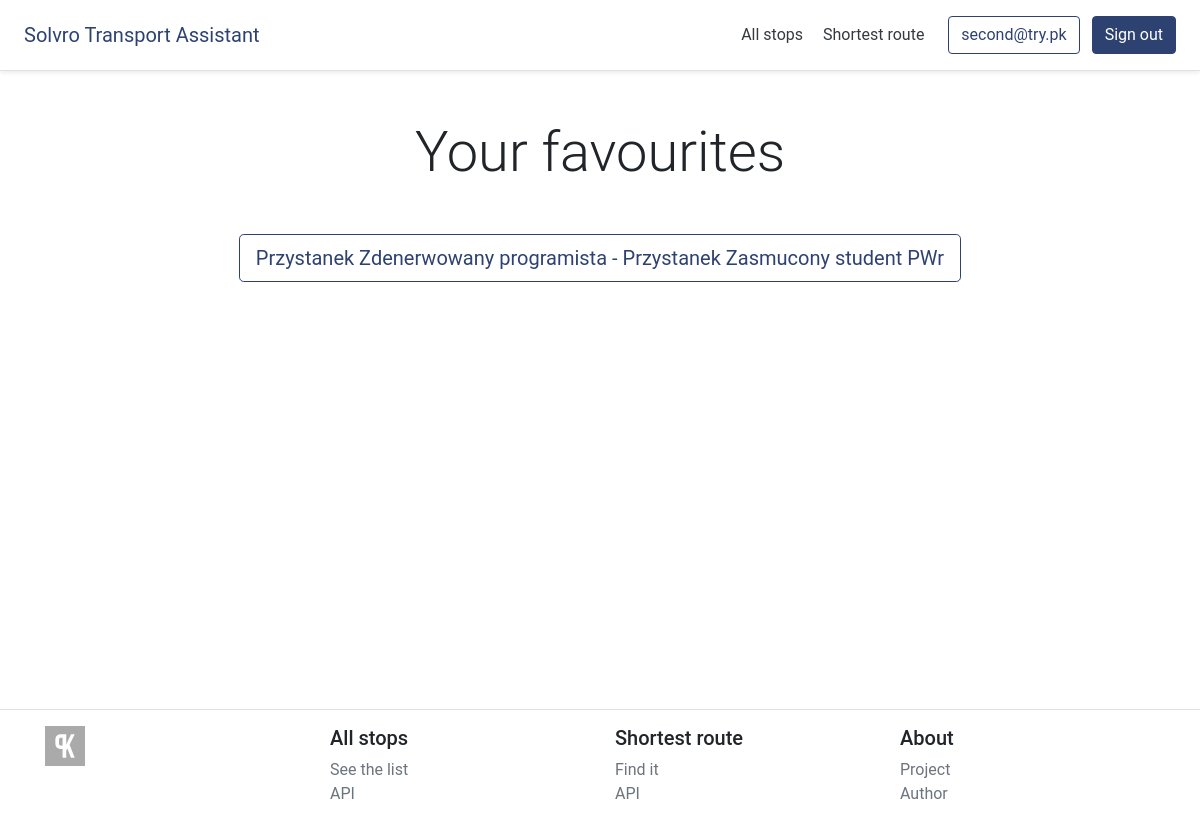
/favourites (signed in), run on an earlier commit of the app's database.
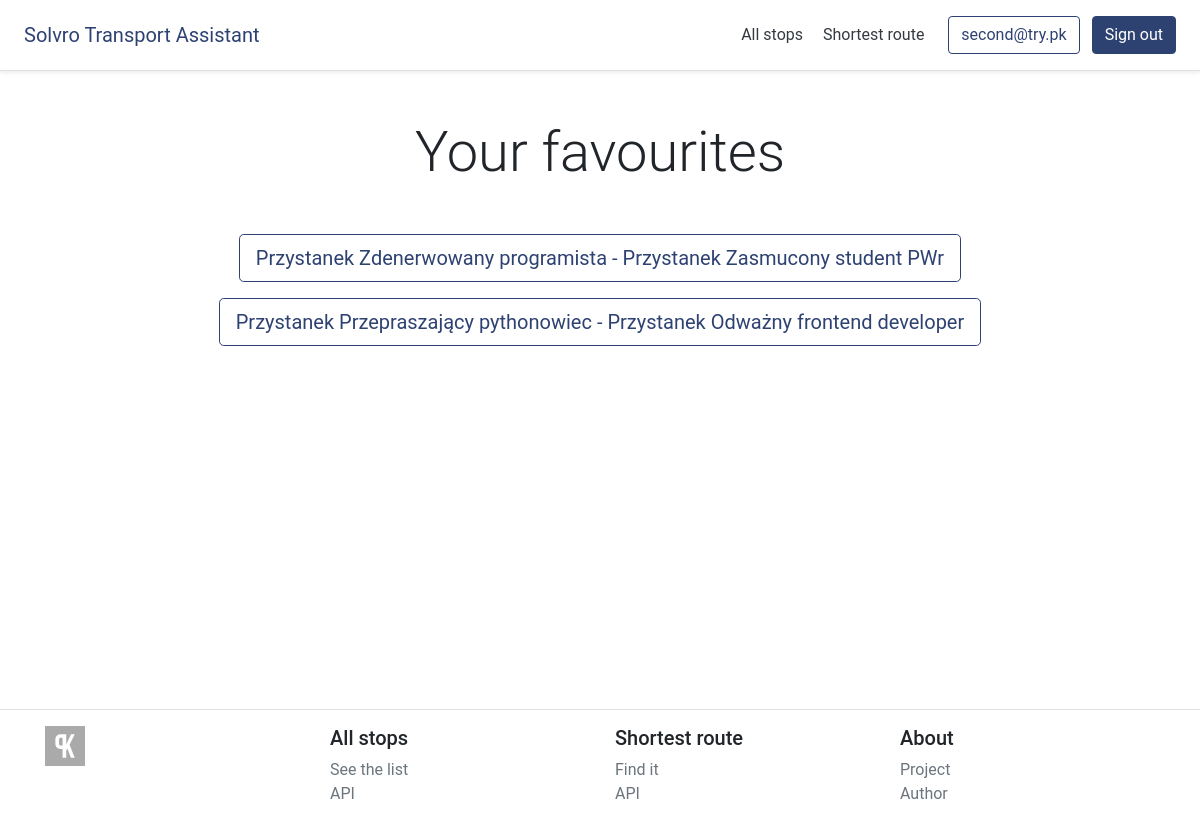
And on a later commit of the database.
### main/models.py (models this page shows, shortened)
class Favourite(models.Model):
    source = models.CharField(max_length=255)
    target = models.CharField(max_length=255)
    user = models.ForeignKey(CustomUser, on_delete=models.CASCADE)

### main/views.py (the view, shortened to what this page needs)
# urls.py: path('favourites', views.favourites, name='favourites'),
@login_required
def favourites(request):
    if request.method == "GET":
        favourites = Favourite.objects.filter(user=request.user)
        return render(
            request, "main/favourites.html", {"favourites": favourites}
        )

### users/models.py (called while the page is built)
    def __str__(self):
        return self.email

### main/templates/main/favourites.html (shortened to what this page needs)
{% extends 'main/base.html' %}
{% block content %}
{% if favourites %}
  <h1 class="display-4 text-center my-5">Your favourites</h1>
  {% for favourite in favourites %}
    <form method="post" action="{% url 'shortest_route' %}">
      <button type="submit" class="btn btn-lg d-block mb-3 mx-auto btn-outline-primary">{{ favourite.source }} - {{ favourite.target }}</button>
    </form>
  {% endfor %}
{% else %}
  <h1 class="display-4 text-center my-5">You don't have any favourites.</h1>
{% endif %}
{% endblock %}

What changed in the data, as far as the page shows it:
added Favourite: source "Przystanek Przepraszający pythonowiec", target "Przystanek Odważny frontend developer"
